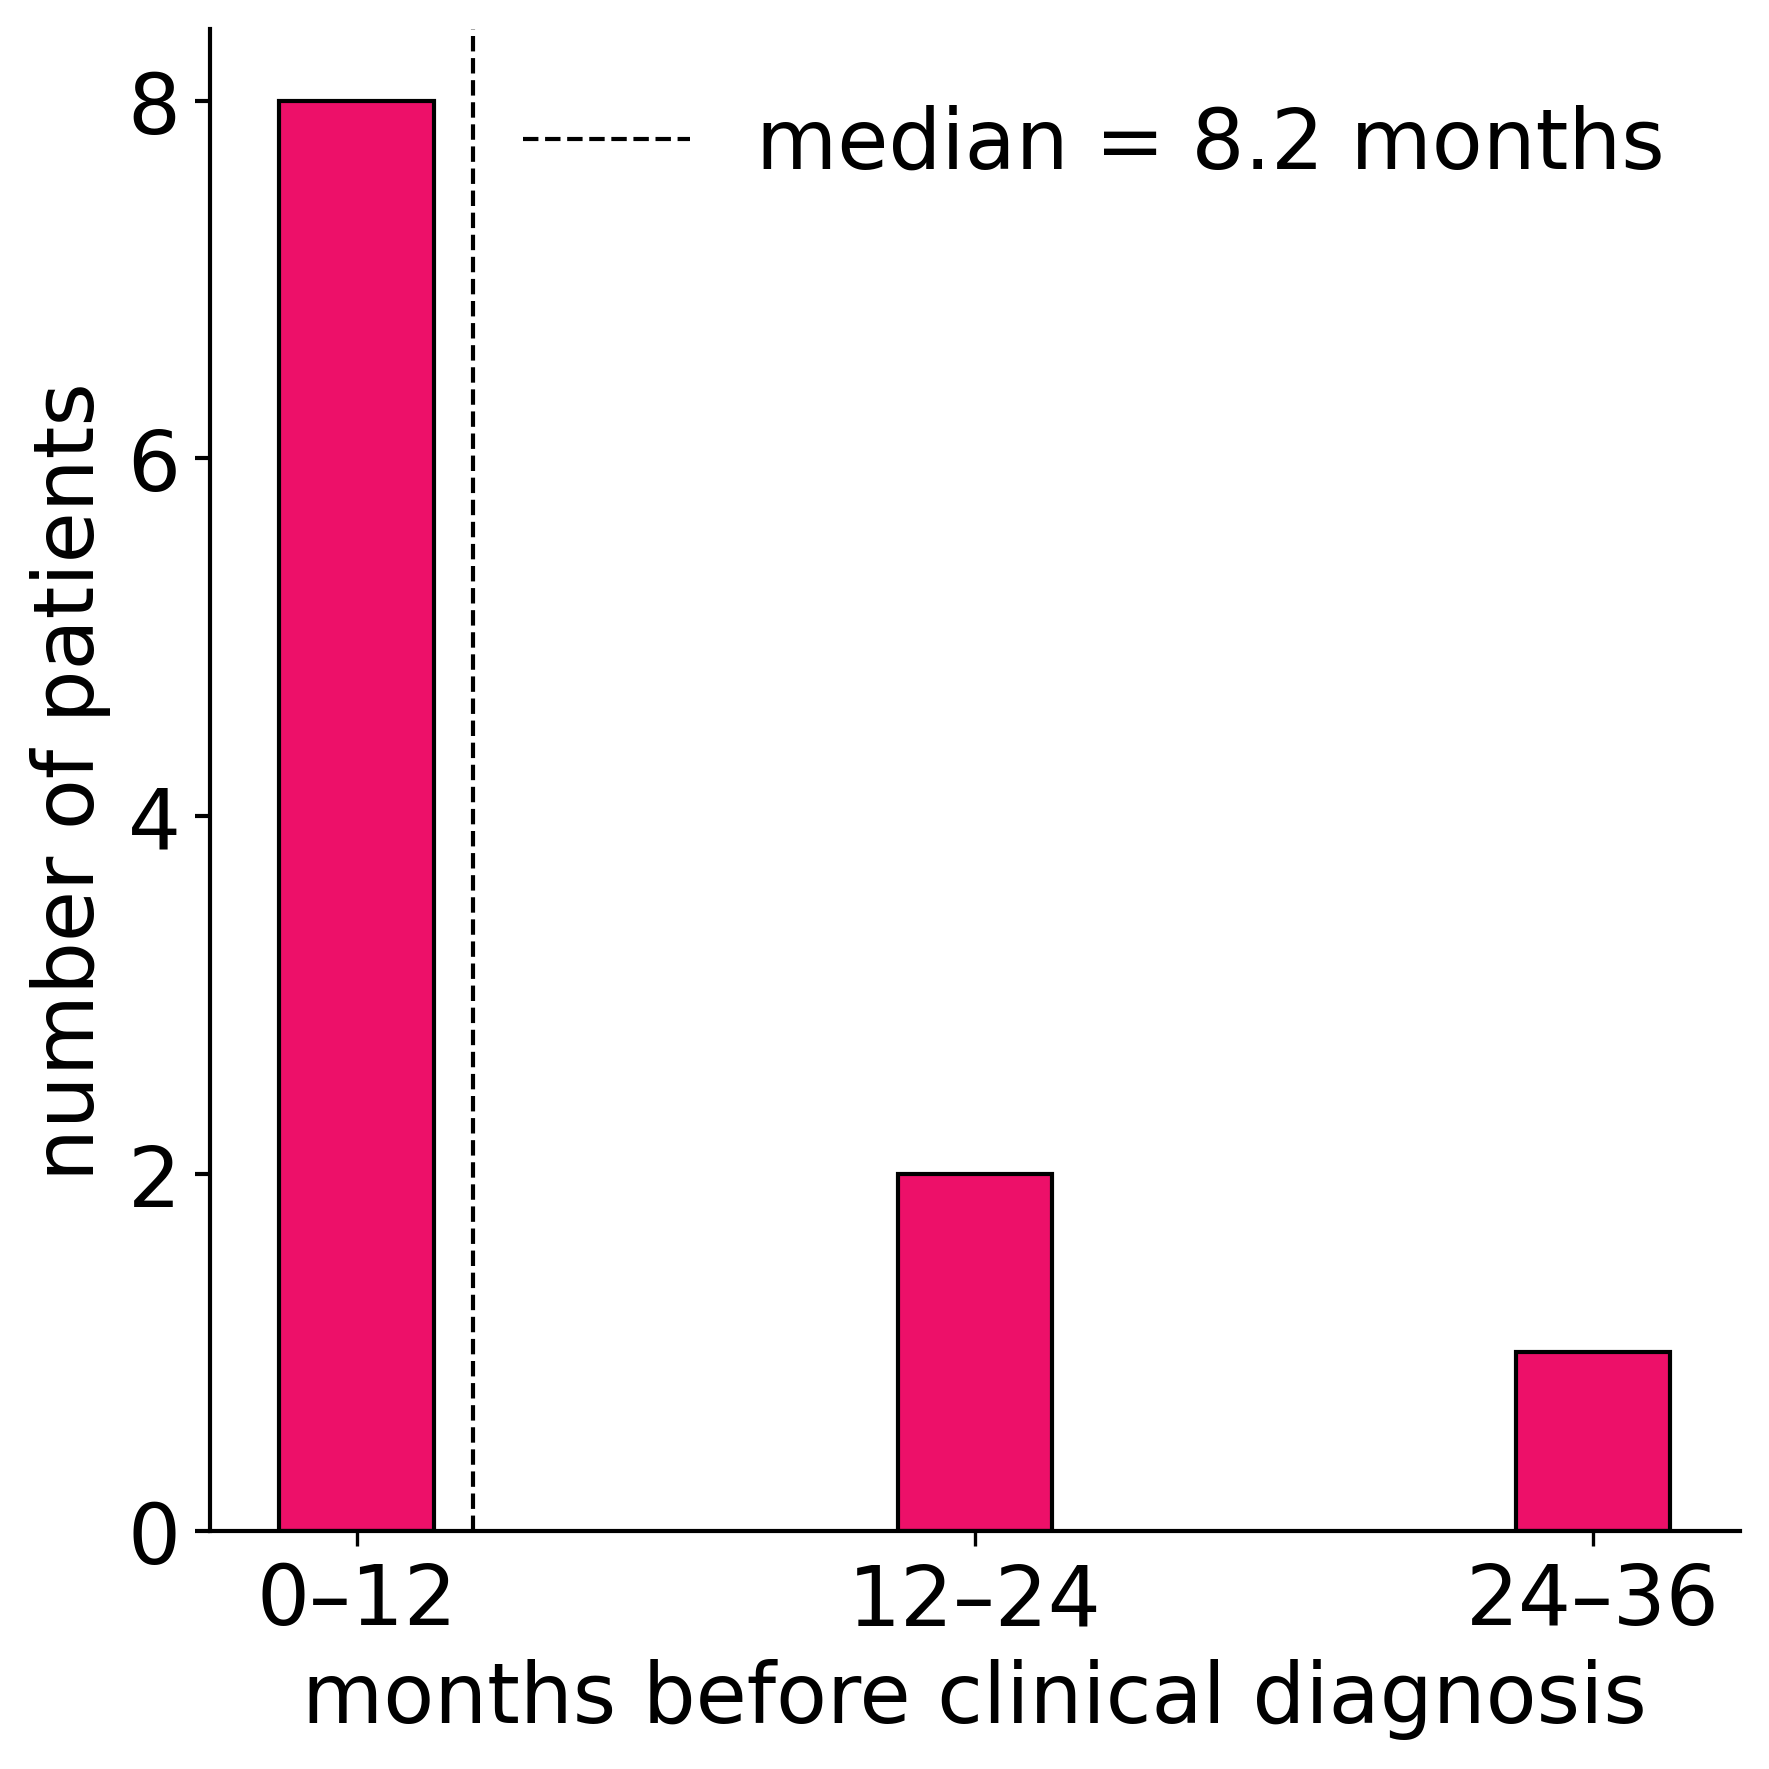

This figure's Python source:
'''
python -W ignore fig_prediagnostic_months.py
'''

import matplotlib.pyplot as plt
import argparse
import re
import os
from matplotlib.ticker import MaxNLocator


def extract_bin_edges(bins):
    edges = []
    for b in bins:
        start, end = map(int, re.findall(r'\d+', b))
        edges.append(start)
    edges.append(end)  # append last bin end
    return edges


def calculate_median_month(patients, bin_edges):
    total_patients = sum(patients)
    median_index = total_patients / 2
    cumulative = 0

    for i, count in enumerate(patients):
        if cumulative + count >= median_index:
            bin_start = bin_edges[i]
            bin_end = bin_edges[i+1]
            patients_in_bin = count
            index_in_bin = median_index - cumulative
            position_in_bin = index_in_bin / patients_in_bin
            median_month = bin_start + position_in_bin * (bin_end - bin_start)
            return median_month, i, position_in_bin
        cumulative += count

    raise ValueError("Median could not be computed.")


def plot_patient_distribution(bins, patients, figsize=(6, 6), font_size=12, linewidth=2,
                               color=(237/255, 16/255, 105/255), output_dir=".", bar_width=0.5):
    fig, ax = plt.subplots(figsize=figsize)
    bars = ax.bar(range(len(bins)), patients, width=bar_width, color=color, edgecolor='black', linewidth=linewidth)

    ax.set_ylabel('number of patients', fontsize=font_size)
    ax.set_xlabel('months before clinical diagnosis', fontsize=font_size)
    ax.set_xticks(range(len(bins)))
    ax.set_xticklabels(bins, fontsize=font_size)
    ax.tick_params(axis='y', labelsize=font_size, width=linewidth)
    ax.yaxis.set_major_locator(MaxNLocator(nbins=5, prune=None))

    # Remove top and right spines
    ax.spines['top'].set_visible(False)
    ax.spines['right'].set_visible(False)

    for spine in ax.spines.values():
        spine.set_linewidth(linewidth)

    bin_edges = extract_bin_edges(bins)
    median_month, bin_index, position_in_bin = calculate_median_month(patients, bin_edges)

    # Correct x-position based on bar center location
    median_bar_x = bin_index + position_in_bin - 0.5

    ax.axvline(x=median_bar_x, color='k', linestyle='--', linewidth=linewidth,
               label=f'median = {median_month:.1f} months')

    ax.legend(fontsize=font_size, frameon=False)
    fig.tight_layout()

    os.makedirs(output_dir, exist_ok=True)
    output_path = os.path.join(output_dir, 'fig_prediagnostic_months.png')
    fig.savefig(output_path, dpi=300, bbox_inches='tight')
    print(f"Figure saved to {output_path}")


def parse_args():
    parser = argparse.ArgumentParser(description="Plot patient distribution histogram")
    parser.add_argument('--figsize', type=float, nargs=2, default=[6, 6], help='Figure size (width height)')
    parser.add_argument('--fontsize', type=int, default=20, help='Font size for labels and ticks')
    parser.add_argument('--linewidth', type=float, default=1, help='Line width for plot elements')
    parser.add_argument('--color', type=float, nargs=3, default=[237/255, 16/255, 105/255],
                        help='Bar color as RGB tuple scaled to [0,1]')
    parser.add_argument('--output_dir', type=str, default=".", help='Directory to save output figure')
    parser.add_argument('--bar_width', type=float, default=0.25, help='Width of each bar in the plot')
    return parser.parse_args()


if __name__ == '__main__':
    args = parse_args()
    bins = ['0–12', '12–24', '24–36']
    patients = [8, 2, 1]  # Approximate values from sketch
    plot_patient_distribution(
        bins,
        patients,
        figsize=tuple(args.figsize),
        font_size=args.fontsize,
        linewidth=args.linewidth,
        color=tuple(args.color),
        output_dir=args.output_dir,
        bar_width=args.bar_width
    )
